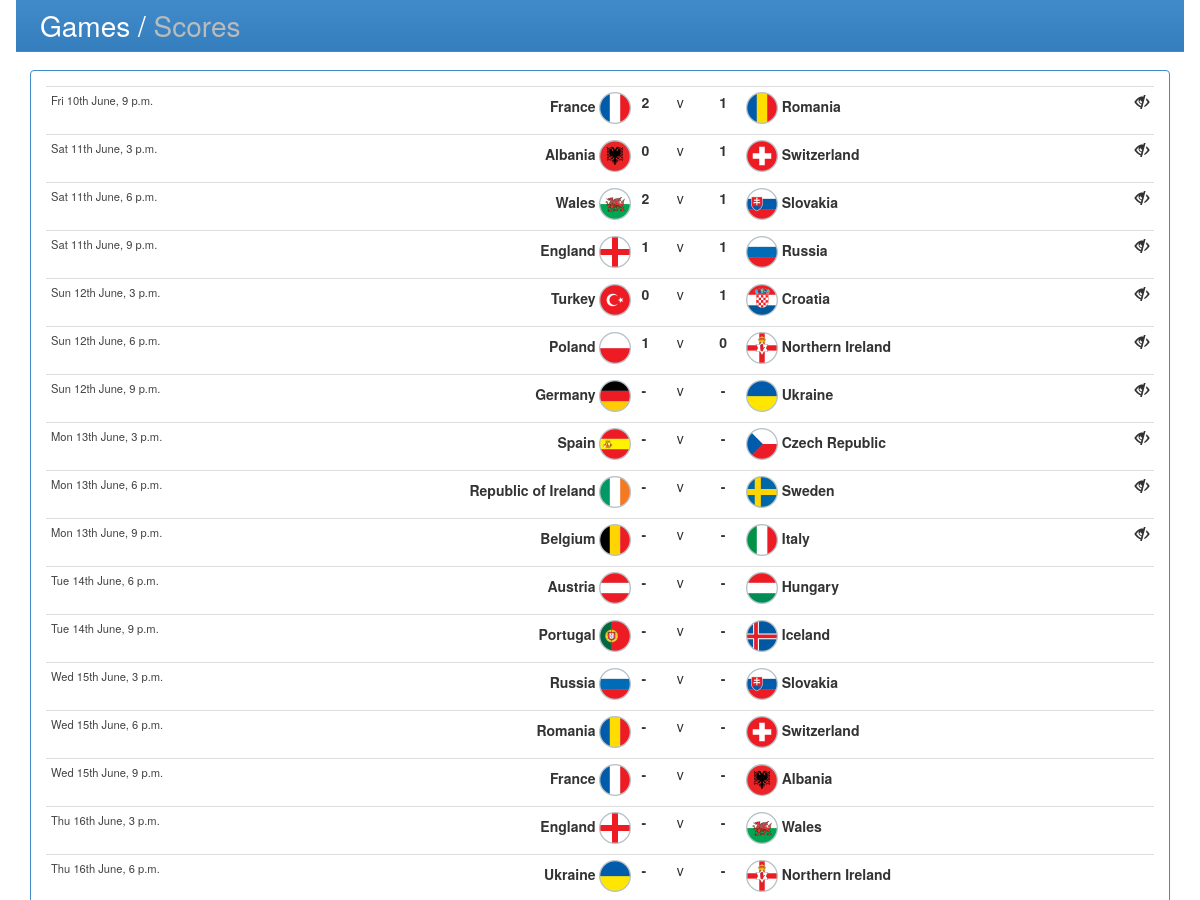
The page /games/ (upper part) on the database as committed earlier.
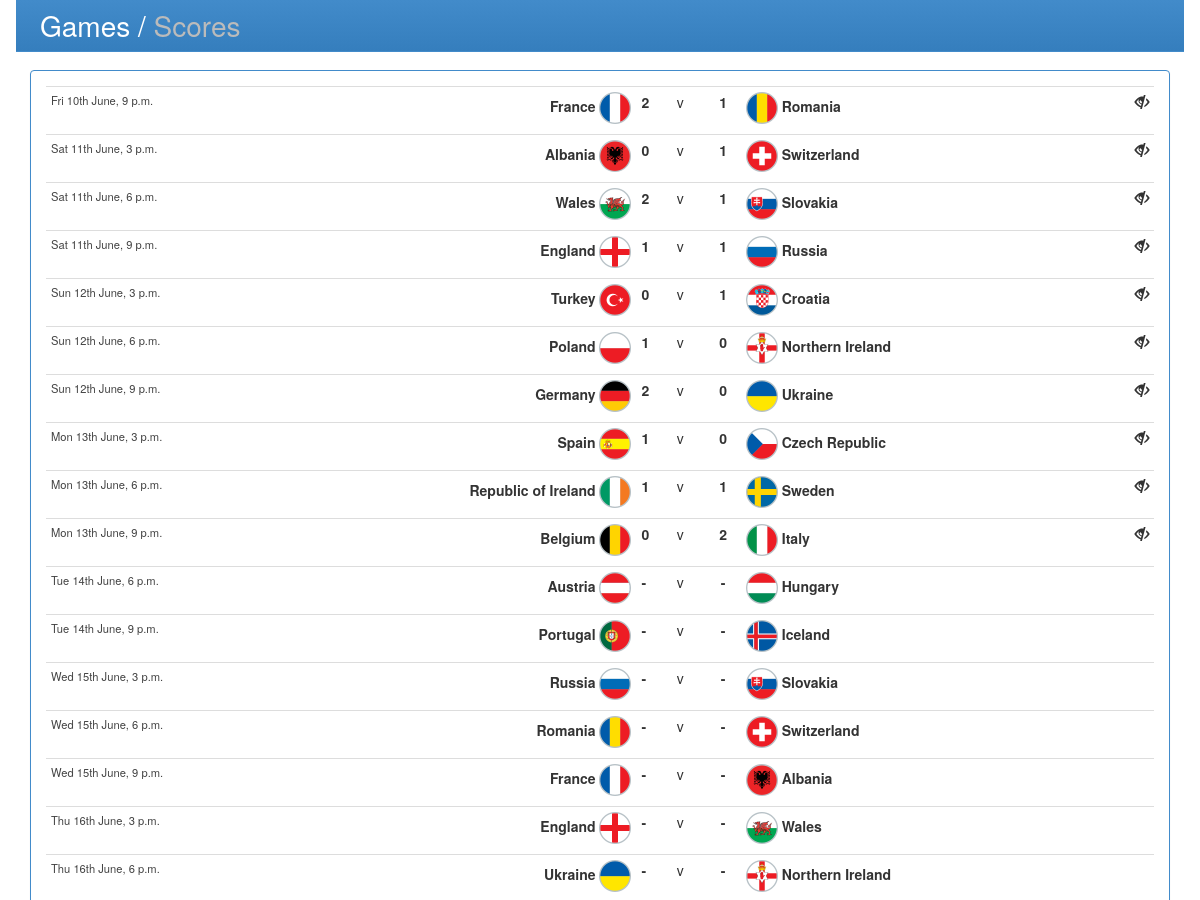
The same page on the database as committed later.
### predictor/models.py (models this page shows, shortened)
class Game(models.Model):
    team_a = models.CharField(max_length=65)
    team_b = models.CharField(max_length=65)
    match_date = models.DateTimeField()
    goals_a = models.IntegerField(null=True,blank=True)
    goals_b = models.IntegerField(null=True,blank=True)
    class Meta:
        db_table = 'games'

### predictor/views.py (the view)
# urls.py: url(r'^games/(?P<userid>[\w]+)?/?$', 'predictor.views.predict'),
def predict(request,userid=None):
	user = None
	userinfo = UserInfo.objects.filter(keyphrase=userid)
	predictions=None
	dtime = timezone.now() + datetime.timedelta(hours=2)
	games = Game.objects.all().order_by('match_date')
	updates_made = False
	if userinfo.count()==1:
		request.session['userid'] = userid
		user = userinfo[0].user
		if request.method=='POST':
			user = userinfo[0].user
			with transaction.atomic():
			   for key in request.POST.keys():
				if key.endswith('_a'):
					g_id = key[4:key.find('_')]
					bkey = 'game%s_b' % g_id
					game = games.get(id=g_id)
					if dtime < game.match_date:
						prediction = Prediction.objects.get_or_create(user=user,
							game=game)[0]
						prediction.predict_a = request.POST.get(key)
						prediction.predict_b = request.POST.get(bkey)
						prediction.save()
						updates_made = True
	predictions = Prediction.objects.filter(user=user)
	allpredictions = Prediction.objects.all()
	endtime =  "2016-06-25"
	for game in games:
		p = predictions.filter(game=game)
		ap = allpredictions.filter(game=game).exclude(user=user).order_by('user__first_name')
		if p.count()==1:
			game.prediction = p[0]
			game.outcome = outcome(p[0].predict_a,p[0].predict_b,game.goals_a,game.goals_b)
		for pp in ap:
			pp.outcome = outcome(pp.predict_a,pp.predict_b,game.goals_a,game.goals_b)
		game.open = user is not None and dtime < game.match_date and game.match_date.strftime('%Y-%m-%d') < endtime
	 	game.started = dtime > game.match_date
		game.allpredictions = ap
	return render(request, 'predictions.html', {'user':user,'games':games, 'updates_made':updates_made})

### predictor/views.py (called while the page is built)
def outcome(pA,pB,gA,gB):
	if pA is None or pB is None or gA is None or gB is None:
		return None
	if pA>pB and gA>gB:
		return True
	if pB>pA and gB>gA:
		return True
	if pA==pB and gA==gB:
		return True
	return False

### predictor/templates/predictions.html (shortened to what this page needs)
{% extends 'base.html' %}
{% block section-title %}
Games / <a href="{% url 'predictor.views.scores' %}" class="navbar-link active" style="color:#BBB">Scores</a>
{% endblock %}
{% block maincontainer %}
<form method="post" id="form" autocomplete="off" >
<table class="table table-condensed Xtable-hover">
{% for game in games %}
<tr id="{{game.id}}" class="{% if game.outcome %} correctOutcome {% endif %}">
<td class="ptoggle hidden-xs" style="font-size:.8em;color:#444">{{ game.match_date|date:"D jS F, P" }}</td>
<td class="ptoggle text-right"><label for="game{{ game.id }}_a">{{ game.team_a }} <span class="team-flag flag-{{ game.team_a|slice:":5" }}"></span></label></td>
{% if game.open %}
<td class="text-center ignoreToggle"><select name="game{{ game.id }}_a" id="game{{ game.id }}_a">{% for i in "xxxxxxxxxx" %}<option value="{{ forloop.counter0 }}" {% if game.prediction.predict_a == forloop.counter0 %}selected="selected"{% endif %}>{{ forloop.counter0 }}</option>{% endfor %}</select></td>
<td>v</td>
<td class="text-center"><select name="game{{ game.id }}_b" >{% for i in "xxxxxxxxxx" %}<option value="{{ forloop.counter0 }}" {% if game.prediction.predict_b == forloop.counter0 %}selected="selected"{% endif %}>{{ forloop.counter0 }}</option>{% endfor %}</select></td>
{% else %}
{% if game.prediction.predict_a > -1 %}
<td class="ptoggle text-center{% if game.prediction.predict_a == game.goals_a %} correctGoals{% endif %}">({{ game.prediction.predict_a }}) {{ outcome }}<strong>{{ game.goals_a|default_if_none:"-" }}</strong></td>
<td> v </td>
<td class="ptoggle text-center{% if game.prediction.predict_b == game.goals_b %} correctGoals{% endif %}"><strong>{{ game.goals_b|default_if_none:"-" }}</strong> ({{ game.prediction.predict_b }})</td>
{% else %}
<td class="ptoggle text-center}"><strong>{{ game.goals_a|default_if_none:"-" }}</strong></td>
<td> v </td>
<td class="ptoggle text-center"><strong>{{ game.goals_b|default_if_none:"-" }}</strong></td>
{% endif %}
{% endif %}
<td><label for="game{{ game.id }}_b"><span class="team-flag flag-{{ game.team_b|slice:":5" }}"></span> {{ game.team_b }}</label></td>
<td title="points awarded"><div class="pull-right">{% if game.prediction.points_awarded|yesno:"2,1," %}<strong>{{ game.prediction.points_awarded|floatformat:"0" }}</strong>{% endif %}
{% if game.started %}
<i class="glyphicon glyphicon-eye-close ptoggle" style="margin-left:12px;"></i>
</div>
{% endif %}
</td>
</tr>
{% endfor %}
</table>
</form>
{% endblock %}

Rows that differ between the two databases and show on the page:
changed Game "Germany": goals_a "-" → "2"; goals_b "-" → "0"
changed Game "Spain": goals_a "-" → "1"; goals_b "-" → "0"
changed Game "Republic of Ireland": goals_a "-" → "1"; goals_b "-" → "1"
changed Game "Belgium": goals_a "-" → "0"; goals_b "-" → "2"
